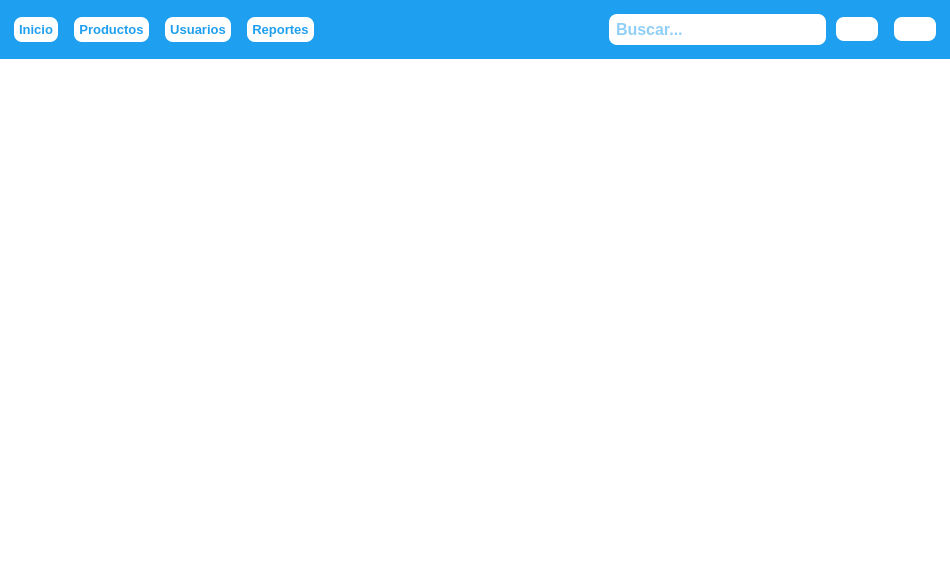
<?xml version="1.0" encoding="UTF-8"?>
<ui version="4.0">
 <class>TopLevel</class>
 <widget class="QMainWindow" name="TopLevel">
  <property name="geometry">
   <rect>
    <x>0</x>
    <y>0</y>
    <width>950</width>
    <height>570</height>
   </rect>
  </property>
  <property name="windowTitle">
   <string>BaseWindow</string>
  </property>
  <widget class="QWidget" name="centralwidget">
   <layout class="QGridLayout" name="gridLayout">
    <property name="leftMargin">
     <number>0</number>
    </property>
    <property name="topMargin">
     <number>0</number>
    </property>
    <property name="rightMargin">
     <number>0</number>
    </property>
    <property name="bottomMargin">
     <number>0</number>
    </property>
    <property name="spacing">
     <number>0</number>
    </property>
    <item row="0" column="0">
     <layout class="QVBoxLayout" name="verticalLayout">
      <property name="spacing">
       <number>0</number>
      </property>
      <item>
       <widget class="QWidget" name="header" native="true">
        <property name="styleSheet">
         <string notr="true">QWidget{
	background-color: rgb(31, 159, 239);
	color: rgb(255, 255, 255);
}</string>
        </property>
        <layout class="QHBoxLayout" name="horizontalLayout">
         <item>
          <widget class="QPushButton" name="inicio">
           <property name="font">
            <font>
             <pointsize>10</pointsize>
             <bold>true</bold>
            </font>
           </property>
           <property name="styleSheet">
            <string notr="true">
      QPushButton {
       background-color: white;
       color: rgb(31, 159, 239);
       border: none;
       border-radius: 8px;
       padding: 5px;
       margin: 5px;
       font-weight: bold;
      }
      QPushButton:hover {
       background-color: rgb(41, 128, 185);
       color: white;
      }
     </string>
           </property>
           <property name="text">
            <string>Inicio</string>
           </property>
           <property name="icon">
            <iconset resource="../GP/GestionProd/resources.qrc">
             <normaloff>:/newPrefix/images/dashboard.png</normaloff>
             <normalon>:/newPrefix/images/dashboard_white.png</normalon>:/newPrefix/images/dashboard.png</iconset>
           </property>
           <property name="checkable">
            <bool>true</bool>
           </property>
           <property name="autoExclusive">
            <bool>true</bool>
           </property>
          </widget>
         </item>
         <item>
          <widget class="QPushButton" name="productos">
           <property name="font">
            <font>
             <pointsize>10</pointsize>
             <bold>true</bold>
            </font>
           </property>
           <property name="cursor">
            <cursorShape>PointingHandCursor</cursorShape>
           </property>
           <property name="styleSheet">
            <string notr="true">
      QPushButton {
       background-color: white;
       color: rgb(31, 159, 239);
       border: none;
       border-radius: 8px;
       padding: 5px;
       margin: 5px;
       font-weight: bold;
      }
      QPushButton:hover {
       background-color: rgb(41, 128, 185);
       color: white;
      }
     
</string>
           </property>
           <property name="text">
            <string>Productos</string>
           </property>
           <property name="icon">
            <iconset resource="../GP/GestionProd/resources.qrc">
             <normaloff>:/newPrefix/images/settings.png</normaloff>
             <normalon>:/newPrefix/images/settings_white.png</normalon>:/newPrefix/images/settings.png</iconset>
           </property>
           <property name="checkable">
            <bool>true</bool>
           </property>
           <property name="autoExclusive">
            <bool>true</bool>
           </property>
          </widget>
         </item>
         <item>
          <widget class="QPushButton" name="usuarios">
           <property name="font">
            <font>
             <pointsize>10</pointsize>
             <bold>true</bold>
            </font>
           </property>
           <property name="cursor">
            <cursorShape>PointingHandCursor</cursorShape>
           </property>
           <property name="styleSheet">
            <string notr="true">
      QPushButton {
       background-color: white;
       color: rgb(31, 159, 239);
       border: none;
       border-radius: 8px;
       padding: 5px;
       margin: 5px;
       font-weight: bold;
      }
      QPushButton:hover {
       background-color: rgb(41, 128, 185);
       color: white;
      }
     </string>
           </property>
           <property name="text">
            <string>Usuarios</string>
           </property>
           <property name="icon">
            <iconset resource="../GP/GestionProd/resources.qrc">
             <normaloff>:/newPrefix/images/profile.png</normaloff>
             <normalon>:/newPrefix/images/profile_white.png</normalon>:/newPrefix/images/profile.png</iconset>
           </property>
           <property name="checkable">
            <bool>true</bool>
           </property>
           <property name="autoExclusive">
            <bool>true</bool>
           </property>
          </widget>
         </item>
         <item>
          <widget class="QPushButton" name="reportes">
           <property name="font">
            <font>
             <pointsize>10</pointsize>
             <bold>true</bold>
            </font>
           </property>
           <property name="cursor">
            <cursorShape>PointingHandCursor</cursorShape>
           </property>
           <property name="styleSheet">
            <string notr="true">
      QPushButton {
       background-color: white;
       color: rgb(31, 159, 239);
       border: none;
       border-radius: 8px;
       padding: 5px;
       margin: 5px;
       font-weight: bold;
      }
      QPushButton:hover {
       background-color: rgb(41, 128, 185);
       color: white;
      }
     </string>
           </property>
           <property name="text">
            <string>Reportes</string>
           </property>
           <property name="icon">
            <iconset resource="../GP/GestionProd/resources.qrc">
             <normaloff>:/newPrefix/images/messages.png</normaloff>
             <normalon>:/newPrefix/images/messages_white.png</normalon>:/newPrefix/images/messages.png</iconset>
           </property>
           <property name="checkable">
            <bool>true</bool>
           </property>
           <property name="autoExclusive">
            <bool>true</bool>
           </property>
          </widget>
         </item>
         <item>
          <spacer name="horizontalSpacer">
           <property name="orientation">
            <enum>Qt::Orientation::Horizontal</enum>
           </property>
           <property name="sizeHint" stdset="0">
            <size>
             <width>236</width>
             <height>20</height>
            </size>
           </property>
          </spacer>
         </item>
         <item>
          <layout class="QHBoxLayout" name="searchlayout">
           <property name="spacing">
            <number>0</number>
           </property>
           <item>
            <widget class="QLineEdit" name="search_bar">
             <property name="font">
              <font>
               <pointsize>12</pointsize>
               <bold>true</bold>
              </font>
             </property>
             <property name="styleSheet">
              <string notr="true">
      QLineEdit {
       background-color: white;
       border: none;
       border-radius: 8px;
       padding: 5px;
       margin: 5px;
       color: rgb(31, 159, 239);
      }
     </string>
             </property>
             <property name="placeholderText">
              <string>Buscar...</string>
             </property>
            </widget>
           </item>
           <item>
            <widget class="QPushButton" name="search_button">
             <property name="cursor">
              <cursorShape>PointingHandCursor</cursorShape>
             </property>
             <property name="styleSheet">
              <string notr="true"> QPushButton {
       background-color: white;
       color: rgb(31, 159, 239);
       border: none;
       border-radius: 8px;
       padding: 5px;
       margin: 5px;
       font-weight: bold;
      }
      QPushButton:hover {
       background-color: rgb(41, 128, 185);
       color: white;
      }
     </string>
             </property>
             <property name="text">
              <string/>
             </property>
             <property name="icon">
              <iconset resource="../GP/GestionProd/resources.qrc">
               <normaloff>:/newPrefix/images/search.png</normaloff>:/newPrefix/images/search.png</iconset>
             </property>
             <property name="iconSize">
              <size>
               <width>20</width>
               <height>20</height>
              </size>
             </property>
            </widget>
           </item>
          </layout>
         </item>
         <item>
          <widget class="QPushButton" name="perfilbutton">
           <property name="cursor">
            <cursorShape>PointingHandCursor</cursorShape>
           </property>
           <property name="styleSheet">
            <string notr="true"> QPushButton {
       background-color: white;
       color: rgb(31, 159, 239);
       border: none;
       border-radius: 8px;
       padding: 5px;
       margin: 5px;
       font-weight: bold;
      }
      QPushButton:hover {
       background-color: rgb(41, 128, 185);
       color: white;
      }
     </string>
           </property>
           <property name="text">
            <string/>
           </property>
           <property name="icon">
            <iconset resource="../GP/GestionProd/resources.qrc">
             <normaloff>:/newPrefix/images/profile.png</normaloff>
             <normalon>:/newPrefix/images/profile_white.png</normalon>:/newPrefix/images/profile.png</iconset>
           </property>
           <property name="iconSize">
            <size>
             <width>20</width>
             <height>20</height>
            </size>
           </property>
          </widget>
         </item>
        </layout>
       </widget>
      </item>
      <item>
       <widget class="QWidget" name="Body" native="true">
        <layout class="QHBoxLayout" name="horizontalLayout_2">
         <property name="spacing">
          <number>0</number>
         </property>
         <property name="leftMargin">
          <number>0</number>
         </property>
         <property name="topMargin">
          <number>0</number>
         </property>
         <property name="rightMargin">
          <number>0</number>
         </property>
         <property name="bottomMargin">
          <number>0</number>
         </property>
         <item>
          <widget class="QStackedWidget" name="Paginas">
           <property name="styleSheet">
            <string notr="true">background-color: rgb(255, 255, 255);</string>
           </property>
           <property name="currentIndex">
            <number>2</number>
           </property>
           <widget class="QWidget" name="usuarios_page">
            <layout class="QGridLayout" name="gridLayout_5">
             <property name="leftMargin">
              <number>0</number>
             </property>
             <property name="topMargin">
              <number>0</number>
             </property>
             <property name="rightMargin">
              <number>0</number>
             </property>
             <property name="bottomMargin">
              <number>0</number>
             </property>
             <property name="spacing">
              <number>0</number>
             </property>
            </layout>
           </widget>
           <widget class="QWidget" name="reportes_page">
            <layout class="QGridLayout" name="gridLayout_3">
             <property name="leftMargin">
              <number>0</number>
             </property>
             <property name="topMargin">
              <number>0</number>
             </property>
             <property name="rightMargin">
              <number>0</number>
             </property>
             <property name="bottomMargin">
              <number>0</number>
             </property>
             <property name="spacing">
              <number>0</number>
             </property>
            </layout>
           </widget>
           <widget class="QWidget" name="inicio_page">
            <layout class="QGridLayout" name="gridLayout_6">
             <property name="leftMargin">
              <number>0</number>
             </property>
             <property name="topMargin">
              <number>0</number>
             </property>
             <property name="rightMargin">
              <number>0</number>
             </property>
             <property name="bottomMargin">
              <number>0</number>
             </property>
             <property name="spacing">
              <number>0</number>
             </property>
            </layout>
           </widget>
           <widget class="QWidget" name="productos_page">
            <layout class="QGridLayout" name="gridLayout_4">
             <property name="leftMargin">
              <number>0</number>
             </property>
             <property name="topMargin">
              <number>0</number>
             </property>
             <property name="rightMargin">
              <number>0</number>
             </property>
             <property name="bottomMargin">
              <number>0</number>
             </property>
             <property name="spacing">
              <number>0</number>
             </property>
            </layout>
           </widget>
          </widget>
         </item>
        </layout>
       </widget>
      </item>
     </layout>
    </item>
   </layout>
  </widget>
 </widget>
 <resources>
  <include location="../GP/GestionProd/resources.qrc"/>
 </resources>
 <connections/>
</ui>
